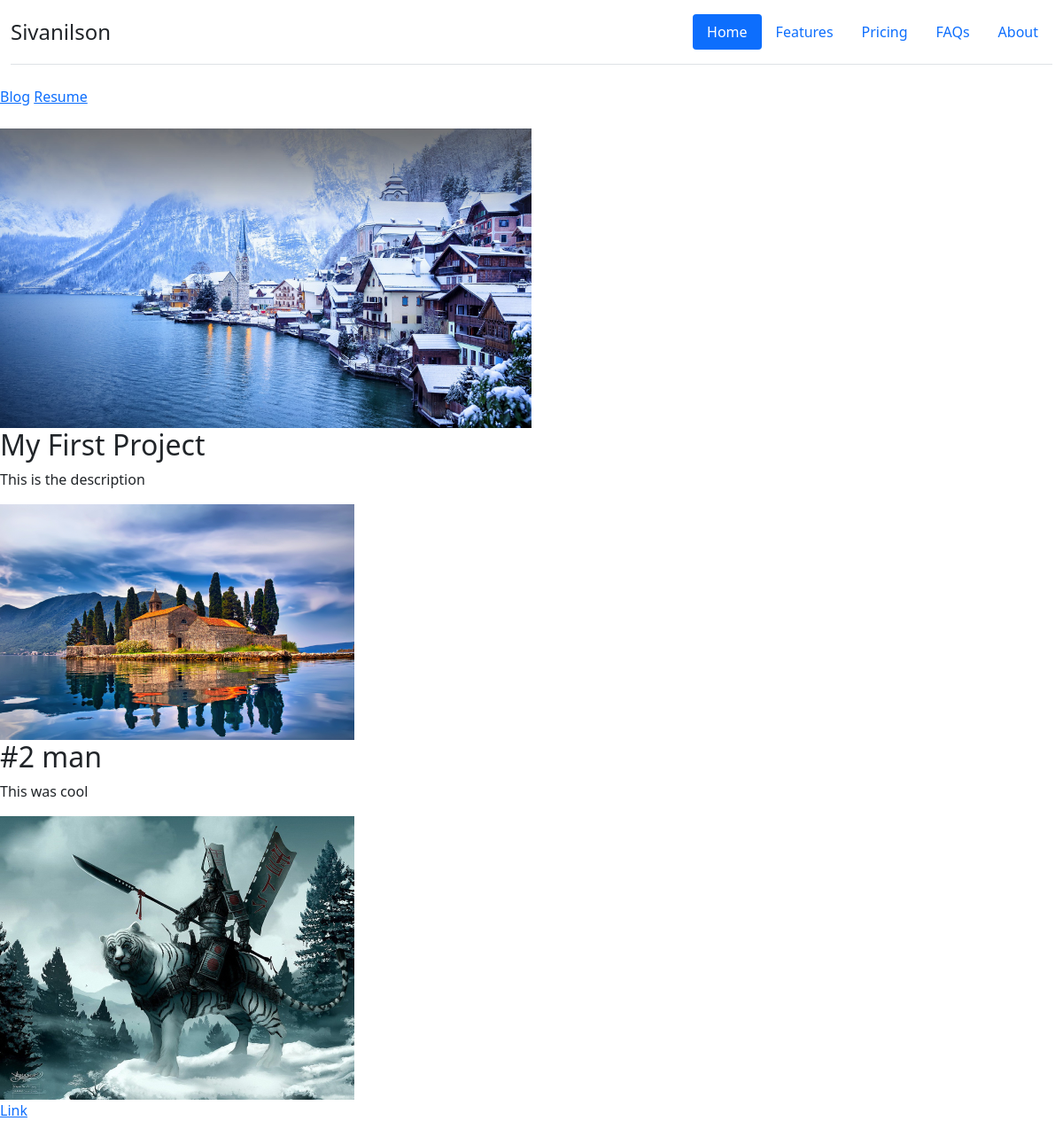
The page / on the database its author committed.
### portfolio/models.py (models this page shows, shortened)
class Project(models.Model):
    title = models.CharField(max_length=100)
    description = models.CharField(max_length=250)
    image = models.ImageField(upload_to='portfolio/images/')
    url = models.URLField(blank=True)

### portfolio/views.py (the view)
# urls.py: 2. Add a URL to urlpatterns:  path('', views.home, name='home')
def home(request):
    projects = Project.objects.all()
    return render(request, 'portfolio/home.html', {'projects':projects})

### portfolio/templates/portfolio/home.html
{% extends 'portfolio/base.html' %}
{% block content %}
    {% load static %}
    <a href="{% url 'blog:all_blogs' %}">Blog</a>
    <a href="{% static 'portfolio/J. R. R. Tolkien - The Hobbit-Harper Collins (1991).pdf' %}">Resume</a>
    <br>
    <br>
    <img width="50%" src="{% static 'portfolio/wallhaven-5w6j85.jpg' %}" alt="">
    {% for project in projects %}
        <h2>{{ project.title }}</h2>
        <p>{{ project.description }}</p>
        <img width="400px" src="{{ project.image.url }}"></img>
        {% if project.url %}
            <br><a href="{{ project.url}}">Link</a>
        {% endif %}
    {% endfor %}
{% endblock %}

### portfolio/templates/portfolio/base.html (shortened to what this page needs)
<!doctype html>
<html lang="en">
  <head>
    <link href="https://cdn.jsdelivr.net/npm/bootstrap@5.0.0-beta3/dist/css/bootstrap.min.css" rel="stylesheet">
  </head>
  <body>
      <div class="container-fluid">
          <header class="d-flex flex-wrap justify-content-center py-3 mb-4 border-bottom">
                <a class="d-flex align-items-center mb-3 mb-md-0 me-md-auto text-dark text-decoration-none">
                    <span class="fs-4">Sivanilson</span>
                </a>
                <ul class="nav nav-pills"">
                  <li class="nav-item"><a href="#" class="nav-link active">Home</a></li>
                  <li class="nav-item"><a href="#" class="nav-link">Features</a></li>
                  <li class="nav-item"><a href="#" class="nav-link">Pricing</a></li>
                  <li class="nav-item"><a href="#" class="nav-link">FAQs</a></li>
                  <li class="nav-item"><a href="#" class="nav-link">About</a></li>
                </ul>
          </header>
      </div>
    {% block content %}
    {% endblock %}
  </body>
</html>

### rows shown on the page
Project: title "My First Project", description "This is the description", image (picture)
Project: title "#2 man", description "This was cool", image (picture)
